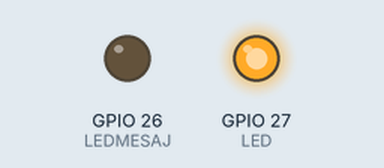
This sketch was run on a simulated ESP32. On the bench: output pins drawn as LEDs (lit = HIGH).

Above: at 2.5 s.
At 7.5 s:
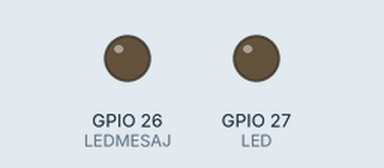
Timing chart, 0 to 13.0 s (numbered marks = the images above):
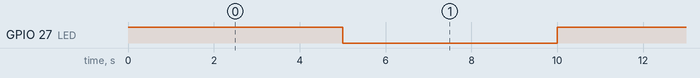

The sketch:

Aviyonik.ino
```cpp
#include <SoftwareSerial.h>
#include "Arduino.h"
//

#define LED 27
#define LEDMESAJ 26
#define AUX_PIN 34
#define E32TX_PIN 35 //e32'nin TX PİNİ!!! yani rx
#define E32RX_PIN 32 //e32'nin RX PİNİ!!! yani rx
#define M1_PIN 23
#define M0_PIN 25


SoftwareSerial loraSerial(E32TX_PIN, E32RX_PIN);
byte decimalNumber = 0; //kod içerisinde lazım

void setup() {

  pinMode(LED,OUTPUT);
  pinMode(LEDMESAJ,OUTPUT);
  loraSerial.begin(115200);
  Serial.begin(9600);


    String hexString = String(decimalNumber, HEX);
}

void loop() {

  digitalWrite(LED,HIGH);
    delay(5000);

      if (loraSerial.available()>1){
      int x = loraSerial.read();
      digitalWrite(LEDMESAJ,HIGH);
      delay(100);
      digitalWrite(LEDMESAJ,LOW);
       }

  loraSerial.write(decimalNumber);
  loraSerial.write(0x2C);
  loraSerial.write(0x17);
  loraSerial.write(0x76);//V
  loraSerial.write(0x6F);//O
  loraSerial.write(0x6C);//L
  loraSerial.write(0x61);//A
  loraSerial.write(0x6E);//N
  loraSerial.write(0x73);//S

  digitalWrite(LED,LOW);
  delay(5000);
}
```

Measured:
- by itself, GPIO 27 (LED): alternates HIGH for 5.0 s and LOW for 5.0 s
